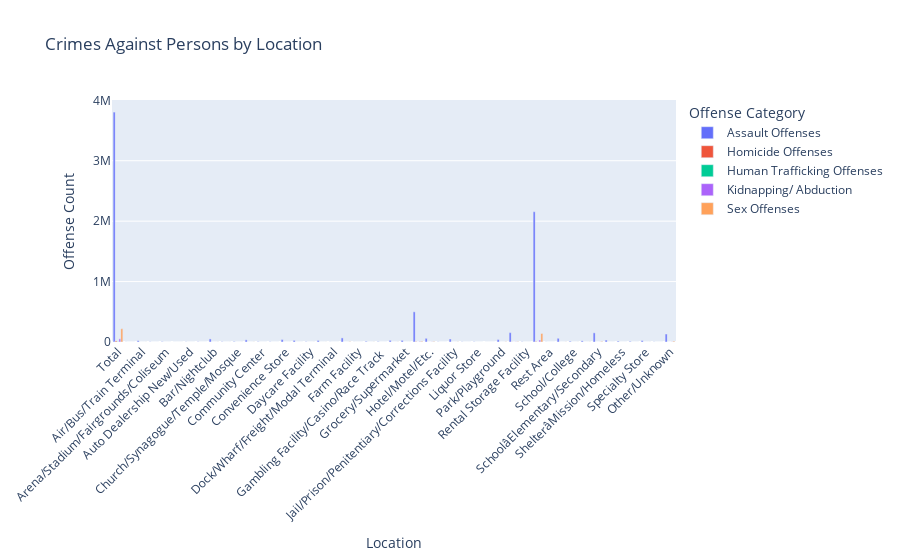

The code cell stored with this chart in its notebook:
### Code cell
# =====================================
# 4) ADVANCED VISUALS — Unique charts
# =====================================

df_long = Crimes_Persons_Location.melt(
    id_vars="Location",
    value_vars=["Assault Offenses", "Homicide Offenses", 
                "Human Trafficking Offenses", "Kidnapping/ Abduction", "Sex Offenses"],
    var_name="Offense Category",
    value_name="Offense Count"   # changed from "Total Offenses"
)

# Grouped bar chart
fig = px.bar(
    df_long,
    x="Location",
    y="Offense Count",
    color="Offense Category",
    barmode="group",
    title="Crimes Against Persons by Location"
)
fig.update_layout(xaxis_tickangle=-45)
fig.show()

### Figure 1 — Plotly figure (JSON) as saved in the notebook; plotly's stock layout.template omitted (floating-point values rounded to 4 significant figures)
{"data": [{"alignmentgroup": "True", "hovertemplate": "Offense Category=Assault Offenses<br>Location=%{x}<br>Offense Count=%{y}<extra></extra>", "legendgroup": "Assault Offenses", "marker": {"color": "#636efa", "pattern": {"shape": ""}}, "name": "Assault Offenses", "offsetgroup": "Assault Offenses", "orientation": "v", "showlegend": true, "textposition": "auto", "type": "bar", "x": ["Total", "Abandoned/Condemned Structure", "Air/Bus/Train Terminal", "Amusement Park", "Arena/Stadium/Fairgrounds/Coliseum", "ATM Separate From Bank", "Auto Dealership New/Used", "Bank/Savings and Loan", "Bar/Nightclub", "Camp/Campground", "Church/Synagogue/Temple/Mosque", "Commercial/Office Building", "Community Center", "Construction Site", "Convenience Store", "Cyberspace", "Daycare Facility", "Department/Discount Store", "Dock/Wharf/Freight/Modal Terminal", "Drug Store/Doctor's Office/Hospital", "Farm Facility", "Field/Woods", "Gambling Facility/Casino/Race Track ", "Government/Public Building", "Grocery/Supermarket", "Highway/Road/Alley/Street/Sidewalk", "Hotel/Motel/Etc.", "Industrial Site", "Jail/Prison/Penitentiary/Corrections Facility", "Lake/Waterway/Beach", "Liquor Store", "Military Installation", "Park/Playground", "Parking/Drop Lot/Garage", "Rental Storage Facility", "Residence/Home", "Rest Area", "Restaurant", "School/College", "SchoolâCollege/University", "SchoolâElementary/Secondary", "Service/Gas Station", "ShelterâMission/Homeless", "Shopping Mall", "Specialty Store", "Tribal Lands", "Other/Unknown"], "xaxis": "x", "y": [3804923, 953, 20890, 2908, 4749, 233, 2003, 3117, 50640, 4156, 6609, 35023, 4637, 3360, 40192, 26695, 3984, 25256, 1190, 67426, 641, 11081, 5236, 26934, 26486, 499254, 60383, 2662, 49677, 2855, 3492, 243, 40339, 154767, 3485, 2156041, 1139, 60960, 12113, 18510, 151295, 31844, 14460, 10220, 22707, 2050, 132028], "yaxis": "y"}, {"alignmentgroup": "True", "hovertemplate": "Offense Category=Homicide Offenses<br>Location=%{x}<br>Offense Count=%{y}<extra></extra>", "legendgroup": "Homicide Offenses", "marker": {"color": "#EF553B", "pattern": {"shape": ""}}, "name": "Homicide Offenses", "offsetgroup": "Homicide Offenses", "orientation": "v", "showlegend": true, "textposition": "auto", "type": "bar", "x": ["Total", "Abandoned/Condemned Structure", "Air/Bus/Train Terminal", "Amusement Park", "Arena/Stadium/Fairgrounds/Coliseum", "ATM Separate From Bank", "Auto Dealership New/Used", "Bank/Savings and Loan", "Bar/Nightclub", "Camp/Campground", "Church/Synagogue/Temple/Mosque", "Commercial/Office Building", "Community Center", "Construction Site", "Convenience Store", "Cyberspace", "Daycare Facility", "Department/Discount Store", "Dock/Wharf/Freight/Modal Terminal", "Drug Store/Doctor's Office/Hospital", "Farm Facility", "Field/Woods", "Gambling Facility/Casino/Race Track ", "Government/Public Building", "Grocery/Supermarket", "Highway/Road/Alley/Street/Sidewalk", "Hotel/Motel/Etc.", "Industrial Site", "Jail/Prison/Penitentiary/Corrections Facility", "Lake/Waterway/Beach", "Liquor Store", "Military Installation", "Park/Playground", "Parking/Drop Lot/Garage", "Rental Storage Facility", "Residence/Home", "Rest Area", "Restaurant", "School/College", "SchoolâCollege/University", "SchoolâElementary/Secondary", "Service/Gas Station", "ShelterâMission/Homeless", "Shopping Mall", "Specialty Store", "Tribal Lands", "Other/Unknown"], "xaxis": "x", "y": [17588, 24, 46, 1, 5, 2, 4, 4, 269, 23, 17, 139, 14, 7, 219, 0, 0, 29, 8, 68, 5, 258, 11, 24, 52, 5606, 239, 15, 115, 34, 41, 1, 256, 1276, 13, 7698, 5, 122, 4, 12, 40, 204, 15, 19, 56, 11, 577], "yaxis": "y"}, {"alignmentgroup": "True", "hovertemplate": "Offense Category=Human Trafficking Offenses<br>Location=%{x}<br>Offense Count=%{y}<extra></extra>", "legendgroup": "Human Trafficking Offenses", "marker": {"color": "#00cc96", "pattern": {"shape": ""}}, "name": "Human Trafficking Offenses", "offsetgroup": "Human Trafficking Offenses", "orientation": "v", "showlegend": true, "textposition": "auto", "type": "bar", "x": ["Total", "Abandoned/Condemned Structure", "Air/Bus/Train Terminal", "Amusement Park", "Arena/Stadium/Fairgrounds/Coliseum", "ATM Separate From Bank", "Auto Dealership New/Used", "Bank/Savings and Loan", "Bar/Nightclub", "Camp/Campground", "Church/Synagogue/Temple/Mosque", "Commercial/Office Building", "Community Center", "Construction Site", "Convenience Store", "Cyberspace", "Daycare Facility", "Department/Discount Store", "Dock/Wharf/Freight/Modal Terminal", "Drug Store/Doctor's Office/Hospital", "Farm Facility", "Field/Woods", "Gambling Facility/Casino/Race Track ", "Government/Public Building", "Grocery/Supermarket", "Highway/Road/Alley/Street/Sidewalk", "Hotel/Motel/Etc.", "Industrial Site", "Jail/Prison/Penitentiary/Corrections Facility", "Lake/Waterway/Beach", "Liquor Store", "Military Installation", "Park/Playground", "Parking/Drop Lot/Garage", "Rental Storage Facility", "Residence/Home", "Rest Area", "Restaurant", "School/College", "SchoolâCollege/University", "SchoolâElementary/Secondary", "Service/Gas Station", "ShelterâMission/Homeless", "Shopping Mall", "Specialty Store", "Tribal Lands", "Other/Unknown"], "xaxis": "x", "y": [3563, 4, 17, 0, 1, 0, 0, 2, 12, 2, 5, 60, 2, 3, 17, 154, 0, 6, 1, 27, 1, 7, 21, 32, 5, 493, 684, 0, 13, 1, 1, 0, 22, 98, 6, 1393, 1, 20, 3, 5, 58, 20, 9, 12, 16, 0, 329], "yaxis": "y"}, {"alignmentgroup": "True", "hovertemplate": "Offense Category=Kidnapping/ Abduction<br>Location=%{x}<br>Offense Count=%{y}<extra></extra>", "legendgroup": "Kidnapping/ Abduction", "marker": {"color": "#ab63fa", "pattern": {"shape": ""}}, "name": "Kidnapping/ Abduction", "offsetgroup": "Kidnapping/ Abduction", "orientation": "v", "showlegend": true, "textposition": "auto", "type": "bar", "x": ["Total", "Abandoned/Condemned Structure", "Air/Bus/Train Terminal", "Amusement Park", "Arena/Stadium/Fairgrounds/Coliseum", "ATM Separate From Bank", "Auto Dealership New/Used", "Bank/Savings and Loan", "Bar/Nightclub", "Camp/Campground", "Church/Synagogue/Temple/Mosque", "Commercial/Office Building", "Community Center", "Construction Site", "Convenience Store", "Cyberspace", "Daycare Facility", "Department/Discount Store", "Dock/Wharf/Freight/Modal Terminal", "Drug Store/Doctor's Office/Hospital", "Farm Facility", "Field/Woods", "Gambling Facility/Casino/Race Track ", "Government/Public Building", "Grocery/Supermarket", "Highway/Road/Alley/Street/Sidewalk", "Hotel/Motel/Etc.", "Industrial Site", "Jail/Prison/Penitentiary/Corrections Facility", "Lake/Waterway/Beach", "Liquor Store", "Military Installation", "Park/Playground", "Parking/Drop Lot/Garage", "Rental Storage Facility", "Residence/Home", "Rest Area", "Restaurant", "School/College", "SchoolâCollege/University", "SchoolâElementary/Secondary", "Service/Gas Station", "ShelterâMission/Homeless", "Shopping Mall", "Specialty Store", "Tribal Lands", "Other/Unknown"], "xaxis": "x", "y": [52474, 32, 114, 15, 8, 7, 29, 69, 197, 74, 57, 344, 45, 41, 437, 0, 67, 185, 7, 250, 7, 220, 52, 286, 186, 7099, 1932, 19, 84, 39, 44, 6, 525, 2264, 74, 33629, 13, 409, 56, 163, 657, 417, 56, 108, 225, 20, 1906], "yaxis": "y"}, {"alignmentgroup": "True", "hovertemplate": "Offense Category=Sex Offenses<br>Location=%{x}<br>Offense Count=%{y}<extra></extra>", "legendgroup": "Sex Offenses", "marker": {"color": "#FFA15A", "pattern": {"shape": ""}}, "name": "Sex Offenses", "offsetgroup": "Sex Offenses", "orientation": "v", "showlegend": true, "textposition": "auto", "type": "bar", "x": ["Total", "Abandoned/Condemned Structure", "Air/Bus/Train Terminal", "Amusement Park", "Arena/Stadium/Fairgrounds/Coliseum", "ATM Separate From Bank", "Auto Dealership New/Used", "Bank/Savings and Loan", "Bar/Nightclub", "Camp/Campground", "Church/Synagogue/Temple/Mosque", "Commercial/Office Building", "Community Center", "Construction Site", "Convenience Store", "Cyberspace", "Daycare Facility", "Department/Discount Store", "Dock/Wharf/Freight/Modal Terminal", "Drug Store/Doctor's Office/Hospital", "Farm Facility", "Field/Woods", "Gambling Facility/Casino/Race Track ", "Government/Public Building", "Grocery/Supermarket", "Highway/Road/Alley/Street/Sidewalk", "Hotel/Motel/Etc.", "Industrial Site", "Jail/Prison/Penitentiary/Corrections Facility", "Lake/Waterway/Beach", "Liquor Store", "Military Installation", "Park/Playground", "Parking/Drop Lot/Garage", "Rental Storage Facility", "Residence/Home", "Rest Area", "Restaurant", "School/College", "SchoolâCollege/University", "SchoolâElementary/Secondary", "Service/Gas Station", "ShelterâMission/Homeless", "Shopping Mall", "Specialty Store", "Tribal Lands", "Other/Unknown"], "xaxis": "x", "y": [219266, 204, 1010, 307, 230, 10, 30, 43, 1694, 639, 757, 1603, 354, 129, 723, 0, 600, 833, 63, 4738, 71, 1652, 202, 1773, 610, 10997, 7435, 104, 2804, 371, 70, 27, 3682, 5029, 198, 140710, 72, 1870, 939, 1841, 8903, 501, 576, 453, 954, 107, 13348], "yaxis": "y"}], "layout": {"barmode": "group", "legend": {"title": {"text": "Offense Category"}, "tracegroupgap": 0}, "title": {"text": "Crimes Against Persons by Location"}, "xaxis": {"anchor": "y", "domain": [0, 1], "tickangle": -45, "title": {"text": "Location"}}, "yaxis": {"anchor": "x", "domain": [0, 1], "title": {"text": "Offense Count"}}}}
